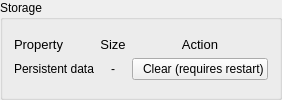
        <widget class="QGroupBox" name="groupBox_7">
         <property name="title">
          <string>Storage </string>
         </property>
         <layout class="QVBoxLayout" name="verticalLayout_3">
          <item>
           <layout class="QGridLayout" name="gridLayout_2">
            <item row="0" column="0">
             <widget class="QLabel" name="label_11">
              <property name="sizePolicy">
               <sizepolicy hsizetype="Preferred" vsizetype="Maximum">
                <horstretch>0</horstretch>
                <verstretch>0</verstretch>
               </sizepolicy>
              </property>
              <property name="font">
               <font>
                <pointsize>10</pointsize>
                <italic>false</italic>
               </font>
              </property>
              <property name="text">
               <string>Property</string>
              </property>
             </widget>
            </item>
            <item row="1" column="2">
             <widget class="QPushButton" name="deletePersistentData">
              <property name="text">
               <string>  Clear (requires restart)</string>
              </property>
              <property name="icon">
               <iconset resource="icons.qrc">
                <normaloff>:/icons/delete-bin-3-line.png</normaloff>:/icons/delete-bin-3-line.png</iconset>
              </property>
             </widget>
            </item>
            <item row="1" column="0">
             <widget class="QLabel" name="label_5">
              <property name="toolTip">
               <string>&lt;html&gt;&lt;head/&gt;&lt;body&gt;&lt;p&gt;Persistent data includes persistent cookies, HTML5 local storage, and visited links.&lt;/p&gt;&lt;/body&gt;&lt;/html&gt;</string>
              </property>
              <property name="text">
               <string>Persistent data</string>
              </property>
             </widget>
            </item>
            <item row="1" column="1">
             <widget class="QLabel" name="cookieSize">
              <property name="text">
               <string>-</string>
              </property>
              <property name="alignment">
               <set>Qt::AlignCenter</set>
              </property>
             </widget>
            </item>
            <item row="0" column="1">
             <widget class="QLabel" name="label_12">
              <property name="sizePolicy">
               <sizepolicy hsizetype="Preferred" vsizetype="Maximum">
                <horstretch>0</horstretch>
                <verstretch>0</verstretch>
               </sizepolicy>
              </property>
              <property name="font">
               <font>
                <pointsize>10</pointsize>
                <italic>false</italic>
               </font>
              </property>
              <property name="text">
               <string>Size</string>
              </property>
              <property name="alignment">
               <set>Qt::AlignCenter</set>
              </property>
             </widget>
            </item>
            <item row="0" column="2">
             <widget class="QLabel" name="label_13">
              <property name="sizePolicy">
               <sizepolicy hsizetype="Preferred" vsizetype="Maximum">
                <horstretch>0</horstretch>
                <verstretch>0</verstretch>
               </sizepolicy>
              </property>
              <property name="font">
               <font>
                <pointsize>10</pointsize>
                <italic>false</italic>
               </font>
              </property>
              <property name="text">
               <string>Action</string>
              </property>
              <property name="alignment">
               <set>Qt::AlignCenter</set>
              </property>
             </widget>
            </item>
           </layout>
          </item>
         </layout>
        </widget>
